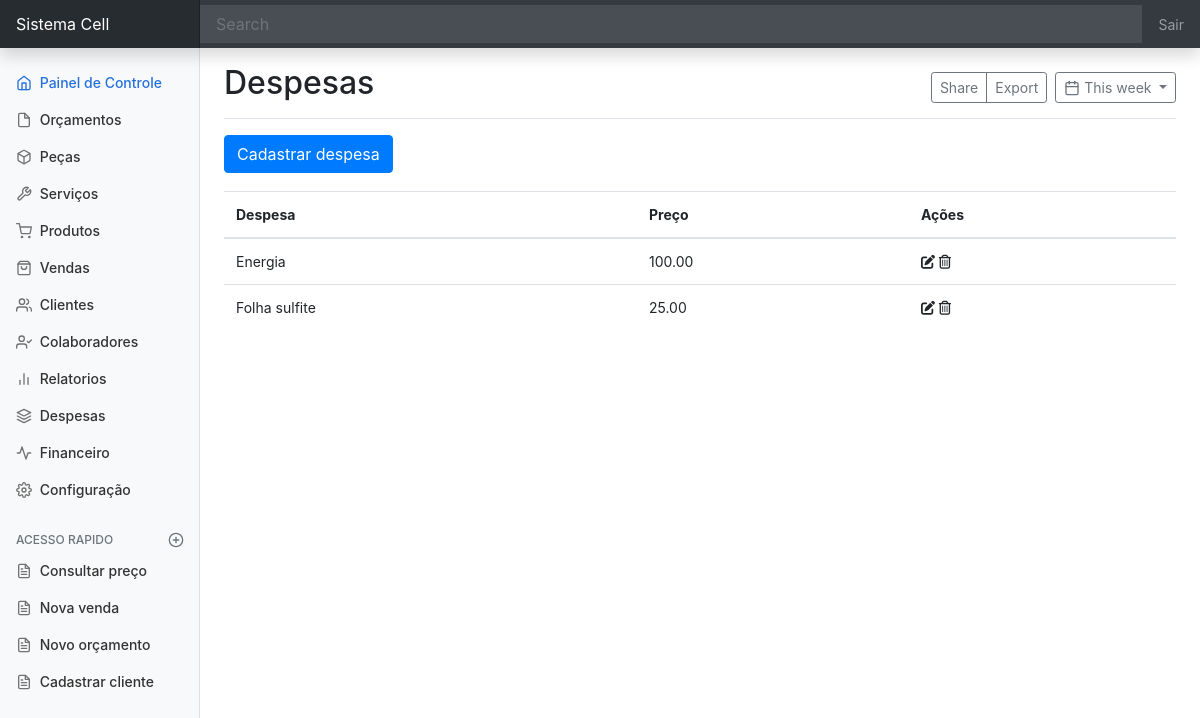
Page /despesa/ on the earlier database version.
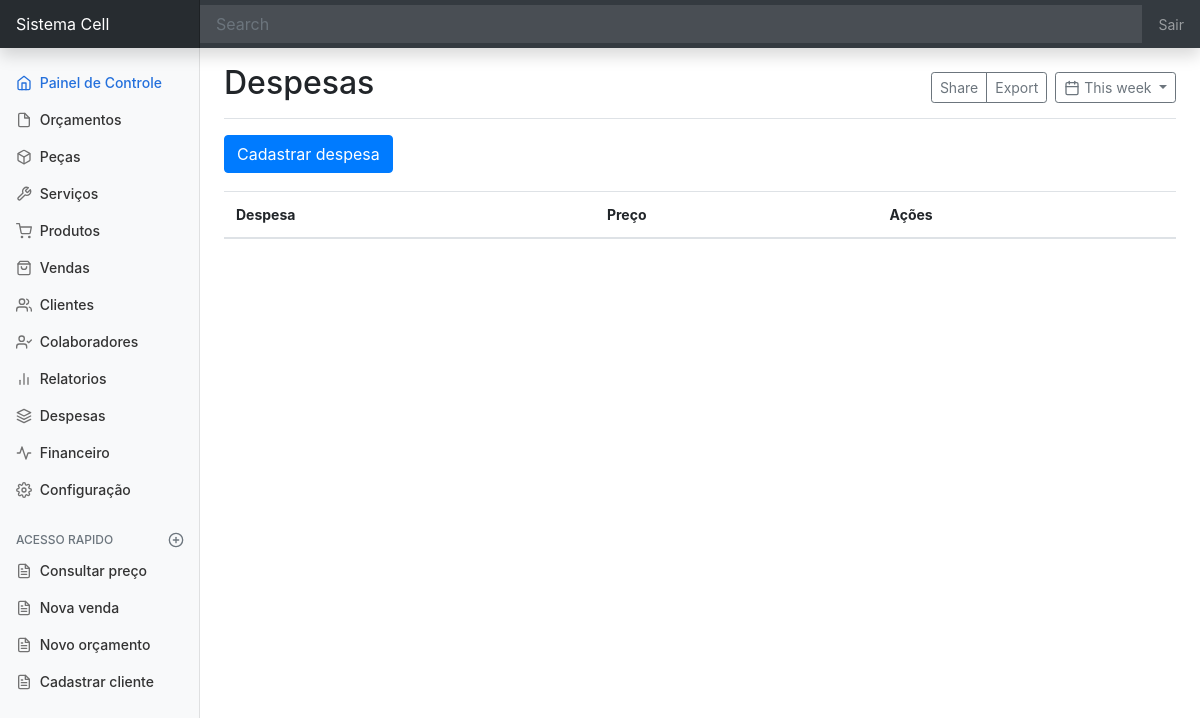
Same page on the later database version.
### despesa/models.py (models this page shows)
class Despesa(models.Model):
    nome_despesa = models.CharField(max_length=90)
    preco_despesa = models.DecimalField(max_digits=9, decimal_places=2)

### despesa/views.py (the view)
# urls.py: path('despesa/', ListaDespesa.as_view(), name='despesa'),
class ListaDespesa(ListView):
    model = Despesa
    template_name = 'despesa/pagina-inicial-despesa.html'

### despesa/templates/despesa/pagina-inicial-despesa.html (shortened to what this page needs)
{% extends 'dashboard/pagina-inicial.html' %}
{% block titulo %}
    Despesas
{% endblock titulo %}
{% block conteudo %}
<a
        data-toggle="modal"
        data-target="#staticBackdrop"
        class="btn btn-primary"
        hx-get="{% url 'cadastrar-despesa' %}"
        hx-target="#adicionar-conteudo">Cadastrar despesa</a>
<div style="padding-top: 18px">
    <table class="table">
        <thead>
            <tr>
                <th>Despesa</th>
                <th>Preço</th>
                <th>Ações</th>
            </tr>
        </thead>
        <tbody id="despesa-Tbody">
            {% include 'despesa/tabela/tabela-despesa.html' %}
        </tbody>
    </table>
</div>
{% endblock conteudo %}

### despesa/templates/despesa/tabela/linhas-tabela-despesa.html
<tr id="despesaTr{{ object.pk }}">
    <td>{{ object.nome_despesa }}</td>
    <td>{{ object.preco_despesa }}</td>
    <td>
        <span
            data-toggle="modal"
            data-target="#staticBackdrop"
            hx-get="{% url 'editar-despesa' object.pk %}"
            hx-target="#adicionar-conteudo">
            <i class="fa-solid fa-pen-to-square"></i>
        </span>
        <span
            hx-get="{% url 'apagar-despesa' object.pk %}"
            hx-confirm="Deseja mesmo apagar {{ object.nome_despesa }}"
            hx-target="closest tr"
            hx-swap="outerHTML swap:300ms">
            <i class="fa-regular fa-trash-can"></i>
        </span>
    </td>
</tr>

Differences in the rows shown:
removed Despesa: nome_despesa "Energia", preco_despesa "100.00"
removed Despesa: nome_despesa "Folha sulfite", preco_despesa "25.00"
